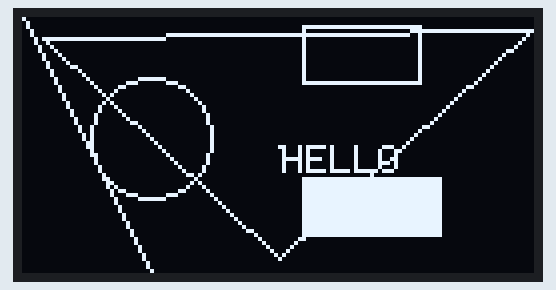
Recording of a sketch running on a simulated ESP32. Parts: 128×64 one-colour display.

Above: at 0.1 s.

The sketch:

sketch_feb28a_TEMPLATE_drawing.ino
```cpp
/**************************************************************************
 GND port to RND port
 VCC port to 3V3
 SCL port to D22
 SDA port to D21
 **************************************************************************/

#include <Adafruit_GFX.h>
#include <Adafruit_SSD1306.h>
#include <Wire.h>
#define SCREEN_WIDTH 128
#define SCREEN_HEIGHT 64
#define OLED_RESET -1
#define PAUSE 1000
Adafruit_SSD1306 display(SCREEN_WIDTH,SCREEN_HEIGHT,&Wire,OLED_RESET);


void setup() {
  // put your setup code here, to run once:
  display.begin(SSD1306_SWITCHCAPVCC,0x3C);
  display.fillScreen(0);
  display.display();


}

void loop() {
  // put your main code here, to run repeatedly:

  display.drawPixel(64,32,1); // display.drawpixel(x-axis, y-axis, color-number-code)
  // display.display();

  display.drawLine(0,0,32,63,1); // display.drawLine(start x-axis,start y-axis, end x-axis, end y-axis, color-number-code)
  display.drawRect(70,2,30,15,1); // (upper left corner(70,2), width, height(30,15), color-number-code)
  display.fillRect(70,40,35,15,1);  // (upper left corner(70,40), width, height, color-number-code)
  display.drawCircle(32,30,15,1); // (starting point of circle(22,30), radius, color-number-code)
  display.drawTriangle(5,5,127,3,64,60,1); // (triangle start point(5,5), triangle second point(127,3),
                                            // triangle last point(64,60), color-number-code)
  // Printing characters:
  display.setCursor(65,32); // Must first set the cursor at x-axis, y-axis.
  display.setTextColor(1);  // Set the font color.
  display.setTextSize(1); // Set the font size.
  display.print("HELLO"); // Then print the actual word string.

  display.display();


}
```
